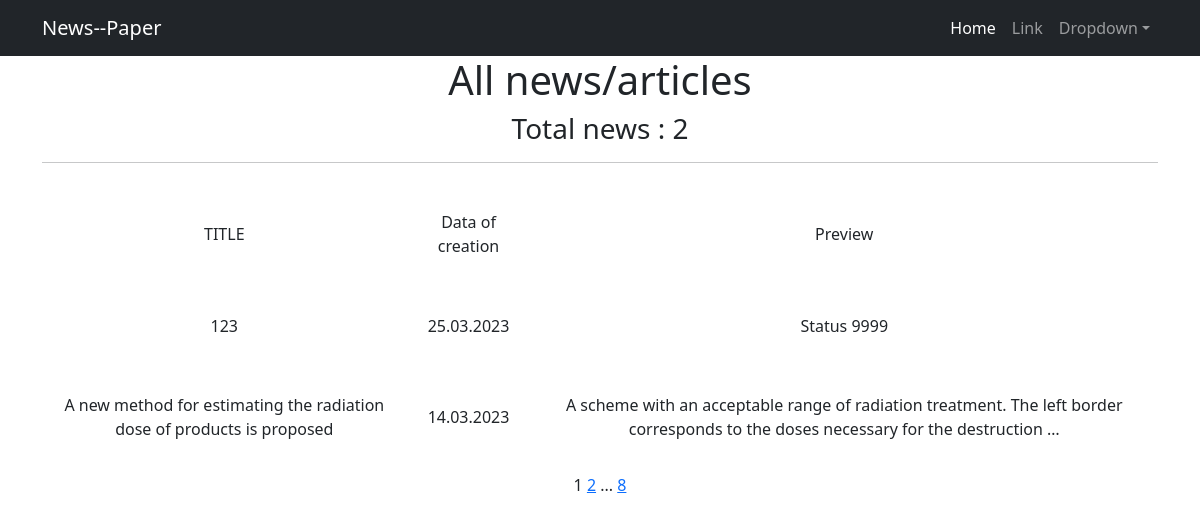
Page /news/ on the committed database.
### news/models.py (models this page shows, shortened)
class Post(models.Model):
    objects = None
    author = models.ForeignKey(Author, on_delete=models.CASCADE)
    typContent = [('Article', 'Article'), ('News', 'News')]
    newsArticle = models.CharField(choices=typContent, max_length=7, default='News')
    dateTime = models.DateTimeField(auto_now_add=True)
    category = models.ManyToManyField(Category, through='PostCategory')
    title = models.CharField(max_length=255)
    text = models.TextField()
    rating = models.SmallIntegerField(default=0)

### news/views.py (the view)
# urls.py: path('', PostList.as_view(), name='post_list'),
class PostList(ListView):
    model = Post
    ordering = 'title'
    template_name = 'news/heads.html'
    context_object_name = 'titles'
    paginate_by = 2

### news/templatetags/custom_filters.py (called while the page is built)
@register.filter(name='censor')
def censor(value):
    sent = value.split()
    for i in bad_words:
        for words in sent:
            if i in words:
                pos = sent.index(words)
                sent.remove(words)
                sent.insert(pos, '*' * len(i))
    return " ".join(sent)

### templates/news/heads.html (shortened to what this page needs)
<!DOCTYPE html>
{% extends 'default.html' %}
{% load custom_filters %}
    {% block content %}
    <h1>All news/articles</h1>
    <h3>Total news : {{ titles|length }}</h3>
    <hr>
    {% if titles %}
        <table frame= void cellspacing="0" cellpadding="10" rules="rows"
    border="1" width="100%" height="90%">
            <tr>
                <td>TITLE</td>
                <td>Data of creation</td>
                <td>Preview</td>
            </tr>
            {% for title in titles %}
            <tr>
                <td>{{ title.title|censor }}</td>
                <td>{{ title.dateTime|date:"d.m.Y" }}</td>
                <td>{{ title.text|truncatewords:20|censor }}</td>
            </tr>
            {% endfor %}
        </table>
    {% else %}
        <h2>Not news/article</h2>
    {% endif %}
    {{ page_obj.number }}
    {% if page_obj.has_next %}
        <a href="?page={{ page_obj.next_page_number }}">{{ page_obj.next_page_number }}</a>
        {% if paginator.num_pages != page_obj.next_page_number %}
            ...
            <a href="?page={{ page_obj.paginator.num_pages }}">{{ page_obj.paginator.num_pages }}</a>
        {% endif %}
    {% endif %}
    {% endblock content %}

### rows in the picture
Post: title|censor "123", dateTime "25.03.2023", text|censor "Status 9999"
Post: title|censor "A new method for estimating the radiation dose of products is proposed", dateTime "14.03.2023", text|censor "A scheme with an acceptable range of radiation treatment. The left border corresponds to the doses necessary for the destruction …"

### other values in the picture
{{ titles|length }} "2"
{{ page_obj.number }} "1"
{{ page_obj.next_page_number }} "2"
{{ page_obj.paginator.num_pages }} "8"
